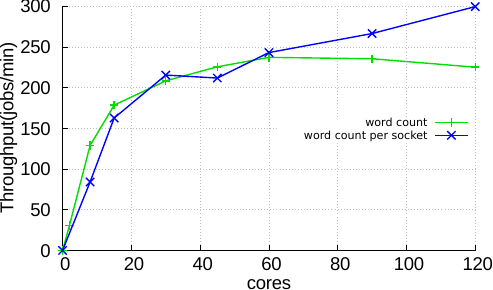

Write the gnuplot code that produced this figure.
call "common.gnuplot"

set zeroaxis
set yrange [0:]
set xlabel "cores" font "arial,20"
set ylabel "Throughput(jobs/min)" font "arial,20"
set ytics format " %.0s%c" font "arial,20"
set xtics  font "arial,20"
set title font "arial,20"
set term eps
set output 'wc_docker.eps'
set key at graph 1,0.55
#set linetype 1 lw 12 lc rgb '#ff0000'
set font  "arial,20"


plot \
"./data/wc_default.data" every :::0::0 with lp title "word count",\
"./data/wc_15.data" every :::0::0 with lp title "word count per socket"
